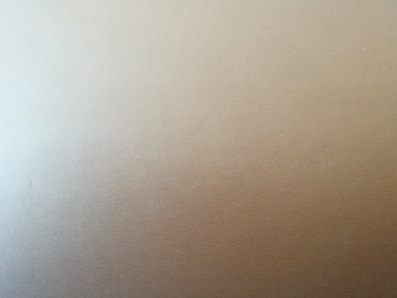
#> input picture Moudel10/Haralick/testing/IMG_20180127_104828.jpg, 397 x 298 px
$ python Threshold.py --image ../Moudel10/Haralick/testing/IMG_20180127_104828.jpg   (Python 2 division)
#> lines starting #> are read from the running program, lines starting #| are printed output that depends on the picture; after the words box and inside, x2 and y2 are one past the last pixel; in counts of white or black regions, pixels touching at a corner belong together
#coding=utf-8
import argparse
import cv2

ap = argparse.ArgumentParser()
ap.add_argument("-i", "--image", required = True, help = "Path to the image")
args = vars(ap.parse_args())

image = cv2.imread(args["image"])
#> image is the input picture: shape (298, 397, 3); mean B, G, R 145.3, 159.2, 169.4
gray = cv2.cvtColor(image, cv2.COLOR_BGR2GRAY)
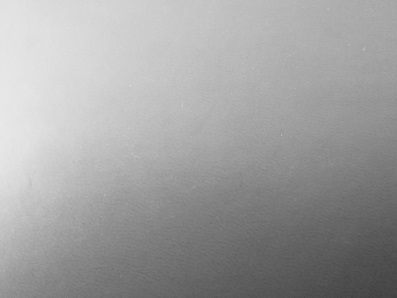
#> gray: shape (298, 397); min 65, max 233, mean 160.7
blurred = cv2.GaussianBlur(gray, (7, 7), 0)
cv2.imshow("Image", gray)

print gray[142, 245]
#| 158
(T, threshInv) = cv2.threshold(blurred, 200, 255, cv2.THRESH_BINARY_INV)
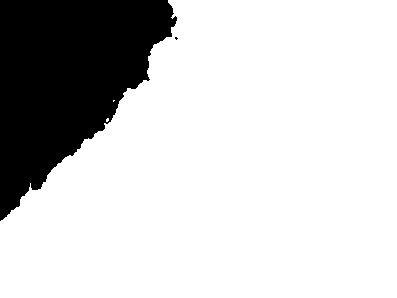
#> threshInv: shape (298, 397); 80.3% white; 2 black regions (1 under 20 px), largest, box (x1, y1, x2, y2) and area: (0, 0, 177, 221) 23325
print T
cv2.imshow("Threshold Binary Inverse", threshInv)

(T, thresh) = cv2.threshold(blurred, 200, 255, cv2.THRESH_BINARY)
cv2.imshow("Threshold Binary", thresh)

cv2.imshow("Output", cv2.bitwise_and(image, image, mask = threshInv))
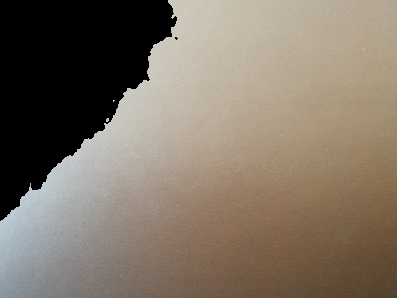
#> window 'Output': shape (298, 397, 3); mean B, G, R 102.6, 116.3, 127.8
cv2.waitKey(0)
